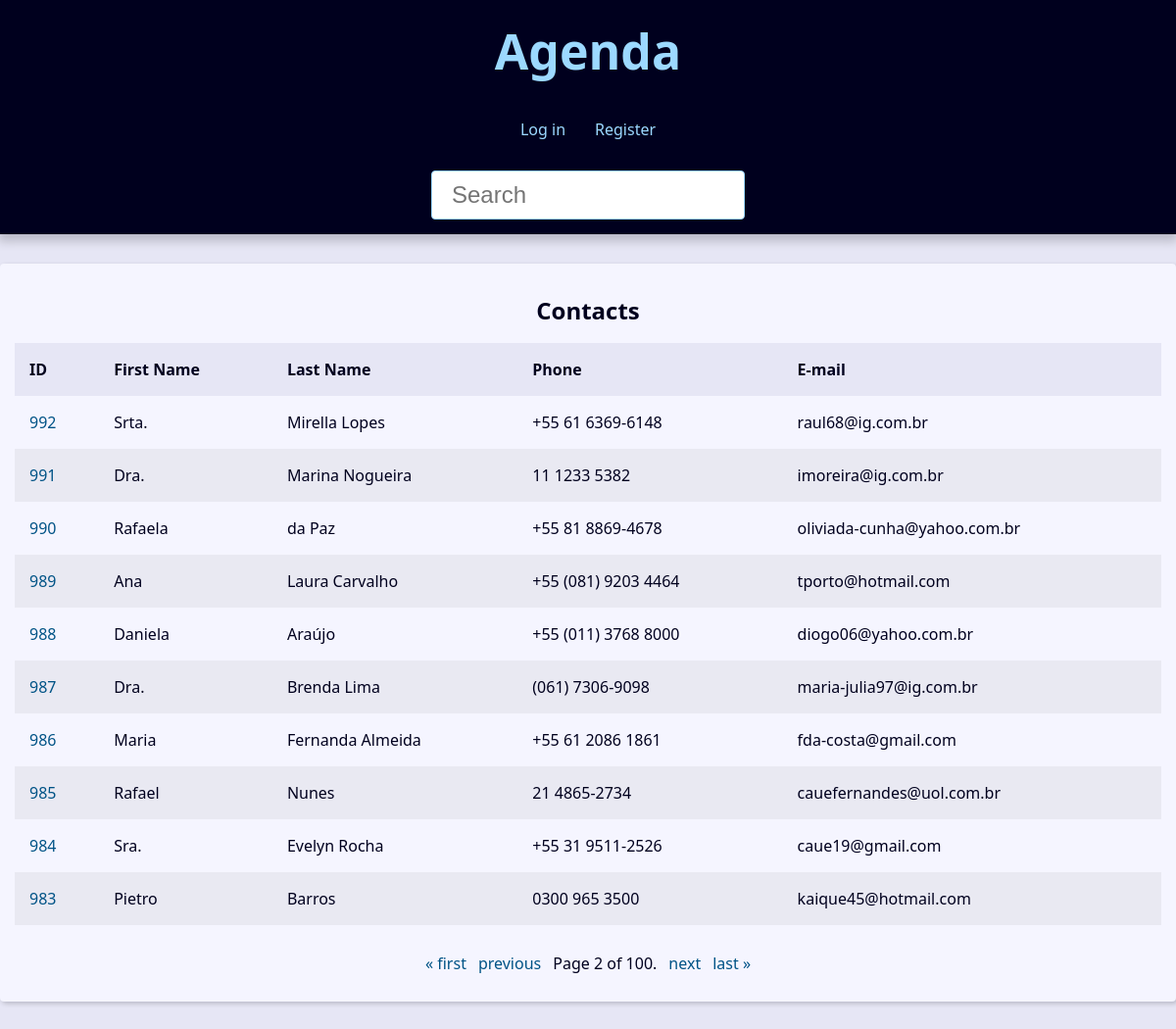
The page /?page=2&q= on the database its author committed.
### contact/models.py (models this page shows, shortened)
class Contact(models.Model):
    first_name = models.CharField(max_length=50)
    last_name = models.CharField(max_length=50, blank=True)
    phone = models.CharField(max_length=50)
    email = models.EmailField(max_length=254)
    created_date = models.DateTimeField(default=timezone.now)
    description = models.TextField(blank=True)
    show = models.BooleanField(default=True)
    picture = models.ImageField(blank=True, upload_to='pictures/%Y/%m/')
    category = models.ForeignKey(
        Category,
        on_delete=models.SET_NULL,
        blank=True, null=True,
    )
    owner = models.ForeignKey(
        User,
        on_delete=models.SET_NULL,
        blank=True, null=True,
    )

### contact/views/contact_views.py (the view)
# urls.py: path('', views.index, name='index'),
def index(request):
    contacts = Contact.objects\
        .filter(show=True)\
        .order_by('-id')
    paginator = Paginator(contacts, 10)
    page_number = request.GET.get("page")
    page_obj = paginator.get_page(page_number)
    context = {
        'page_obj': page_obj,
        'site_title': 'Contatos - ',
    }
    return render(
        request,
        'contact/index.html',
        context,
    )

### contact/templates/contact/index.html
{% extends 'global/base.html' %}
{% block content %}
{% if page_obj %}
    <div class="responsive-table">
        <table class="contacts-table">
            <caption class ="table-caption">
                Contacts
            </caption>
            <thead>
                <tr class="table-row table-row-header">
                    <th class="table-header">ID</th>
                    <th class="table-header">First Name</th>
                    <th class="table-header">Last Name</th>
                    <th class="table-header">Phone</th>
                    <th class="table-header">E-mail</th>
                </tr>
            </thead>
            <tbody>
                {% for contact in page_obj  %}
                    <tr class="table-row">
                        <td class="table-cel">
                            <a
                                class="table-link"
                                href="{% url 'contact:contact' contact.id %}"
                            >
                                {{ contact.id }}
                            </a>
                        </td>
                        <td class="table-cel">
                            {{ contact.first_name }}
                        </td>
                        <td class="table-cel">
                            {{ contact.last_name }}
                        </td>
                        <td class="table-cel">
                            {{ contact.phone }}
                        </td>
                        <td class="table-cel">
                            {{ contact.email }}
                        </td>
                    </tr>
                {% endfor %}
            </tbody>
        </table>
    </div>
{% else %}
            <div class="single-contact">
        <h1 class="single-contact-name">
            Nenhum contato encontrado
        </h1>
    </div>
{% endif %}
{% endblock content %}

### base_static/global/css/style.css (style rules this page uses)
:root { --spacing: 1.5rem; --link-dark-color: rgb(0, 83, 134); --link-light-color: rgb(156, 217, 255); --clr-white: rgb(245, 245, 255); --clr-black: rgb(0, 0, 30); --clr-light-gray: rgb(230, 230, 245); --clr-dark-shadow-5: rgba(0, 0, 10, 5%); --clr-dark-shadow-10: rgba(0, 0, 10, 10%); --clr-dark-shadow-20: rgba(0, 0, 10, 20%); --clr-light-shadow-5: rgba(200, 200, 255, 5%); --clr-light-shadow-10: rgba(200, 200, 255, 10%); --clr-light-shadow-20: rgba(200, 200, 255, 20%); --main-page-width: 120rem; --table-min-width: 60rem; --biggest-font-size: 5rem; --bigger-font-size: 4rem; --big-font-size: 3.2rem; --medium-font-size: 2.4rem; --small-font-size: 1.6rem; --smaller-font-size: 1.4rem; --smallest-font-size: 1.2rem; --transition-fast: 300ms; --transition-medium: 600ms; --transition-slow: 1s; --default-border-radius: 4px; }
*, *::before, *::after { margin: 0; padding: 0; box-sizing: border-box; }
html { font-size: 62.5%; }
body { font-family: system-ui, -apple-system, BlinkMacSystemFont, 'Segoe UI', Roboto, Oxygen, Ubuntu, Cantarell, 'Open Sans', 'Helvetica Neue', sans-serif; line-height: 1.5; font-size: var(--small-font-size); color: var(--clr-black); -webkit-font-smoothing: antialiased; background: var(--clr-light-gray); }
.responsive-table { width: 100%; overflow-x: auto; }
.contacts-table { width: 100%; min-width: var(--table-min-width); border-collapse: collapse; }
.table-caption { font-size: var(--medium-font-size); font-weight: bold; padding: var(--spacing); }
.table-row { text-align: left; text-overflow: ellipsis; transition: background-color var(--transition-fast) ease-in-out; }
.table-row:nth-of-type(2n) { background: var(--clr-dark-shadow-5); }
.table-row-header { background: var(--clr-light-gray); color: var(--clr-black); }
.table-cel, .table-header { padding: var(--spacing); }
.table-link { color: var(--link-dark-color); transition: color var(--transition-fast) ease-in-out; text-decoration: none; }

### rows shown on the page
Contact: id "992", first_name "Srta.", last_name "Mirella Lopes", phone "+55 61 6369-6148", email "raul68@ig.com.br"
Contact: id "991", first_name "Dra.", last_name "Marina Nogueira", phone "11 1233 5382", email "imoreira@ig.com.br"
Contact: id "990", first_name "Rafaela", last_name "da Paz", phone "+55 81 8869-4678", email "oliviada-cunha@yahoo.com.br"
Contact: id "989", first_name "Ana", last_name "Laura Carvalho", phone "+55 (081) 9203 4464", email "tporto@hotmail.com"
Contact: id "988", first_name "Daniela", last_name "Araújo", phone "+55 (011) 3768 8000", email "diogo06@yahoo.com.br"
Contact: id "987", first_name "Dra.", last_name "Brenda Lima", phone "(061) 7306-9098", email "maria-julia97@ig.com.br"
Contact: id "986", first_name "Maria", last_name "Fernanda Almeida", phone "+55 61 2086 1861", email "fda-costa@gmail.com"
Contact: id "985", first_name "Rafael", last_name "Nunes", phone "21 4865-2734", email "cauefernandes@uol.com.br"
Contact: id "984", first_name "Sra.", last_name "Evelyn Rocha", phone "+55 31 9511-2526", email "caue19@gmail.com"
Contact: id "983", first_name "Pietro", last_name "Barros", phone "0300 965 3500", email "kaique45@hotmail.com"

### other values the page prints
{{ page_obj.number }} "2"
{{ page_obj.paginator.num_pages }} "100"
